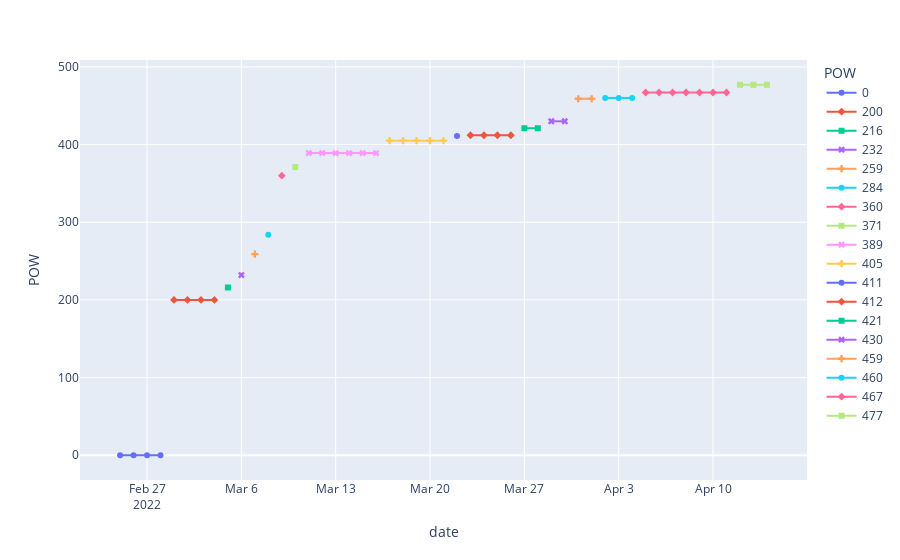

Here is the notebook cell this chart was saved with:
### Code cell
#
fig = px.line(ukraine, x='date', y='POW', color='POW', symbol="POW")

fig.show()

### Figure 1 — Plotly figure (JSON) as saved in the notebook; plotly's stock layout.template omitted (floating-point values rounded to 4 significant figures)
{"data": [{"hovertemplate": "POW=%{y}<br>date=%{x}<extra></extra>", "legendgroup": "0", "line": {"color": "#636efa", "dash": "solid"}, "marker": {"symbol": "circle"}, "mode": "lines+markers", "name": "0", "orientation": "v", "showlegend": true, "type": "scatter", "x": ["2022-02-25", "2022-02-26", "2022-02-27", "2022-02-28"], "xaxis": "x", "y": [0, 0, 0, 0], "yaxis": "y"}, {"hovertemplate": "POW=%{y}<br>date=%{x}<extra></extra>", "legendgroup": "200", "line": {"color": "#EF553B", "dash": "solid"}, "marker": {"symbol": "diamond"}, "mode": "lines+markers", "name": "200", "orientation": "v", "showlegend": true, "type": "scatter", "x": ["2022-03-01", "2022-03-02", "2022-03-03", "2022-03-04"], "xaxis": "x", "y": [200, 200, 200, 200], "yaxis": "y"}, {"hovertemplate": "POW=%{y}<br>date=%{x}<extra></extra>", "legendgroup": "216", "line": {"color": "#00cc96", "dash": "solid"}, "marker": {"symbol": "square"}, "mode": "lines+markers", "name": "216", "orientation": "v", "showlegend": true, "type": "scatter", "x": ["2022-03-05"], "xaxis": "x", "y": [216], "yaxis": "y"}, {"hovertemplate": "POW=%{y}<br>date=%{x}<extra></extra>", "legendgroup": "232", "line": {"color": "#ab63fa", "dash": "solid"}, "marker": {"symbol": "x"}, "mode": "lines+markers", "name": "232", "orientation": "v", "showlegend": true, "type": "scatter", "x": ["2022-03-06"], "xaxis": "x", "y": [232], "yaxis": "y"}, {"hovertemplate": "POW=%{y}<br>date=%{x}<extra></extra>", "legendgroup": "259", "line": {"color": "#FFA15A", "dash": "solid"}, "marker": {"symbol": "cross"}, "mode": "lines+markers", "name": "259", "orientation": "v", "showlegend": true, "type": "scatter", "x": ["2022-03-07"], "xaxis": "x", "y": [259], "yaxis": "y"}, {"hovertemplate": "POW=%{y}<br>date=%{x}<extra></extra>", "legendgroup": "284", "line": {"color": "#19d3f3", "dash": "solid"}, "marker": {"symbol": "circle"}, "mode": "lines+markers", "name": "284", "orientation": "v", "showlegend": true, "type": "scatter", "x": ["2022-03-08"], "xaxis": "x", "y": [284], "yaxis": "y"}, {"hovertemplate": "POW=%{y}<br>date=%{x}<extra></extra>", "legendgroup": "360", "line": {"color": "#FF6692", "dash": "solid"}, "marker": {"symbol": "diamond"}, "mode": "lines+markers", "name": "360", "orientation": "v", "showlegend": true, "type": "scatter", "x": ["2022-03-09"], "xaxis": "x", "y": [360], "yaxis": "y"}, {"hovertemplate": "POW=%{y}<br>date=%{x}<extra></extra>", "legendgroup": "371", "line": {"color": "#B6E880", "dash": "solid"}, "marker": {"symbol": "square"}, "mode": "lines+markers", "name": "371", "orientation": "v", "showlegend": true, "type": "scatter", "x": ["2022-03-10"], "xaxis": "x", "y": [371], "yaxis": "y"}, {"hovertemplate": "POW=%{y}<br>date=%{x}<extra></extra>", "legendgroup": "389", "line": {"color": "#FF97FF", "dash": "solid"}, "marker": {"symbol": "x"}, "mode": "lines+markers", "name": "389", "orientation": "v", "showlegend": true, "type": "scatter", "x": ["2022-03-11", "2022-03-12", "2022-03-13", "2022-03-14", "2022-03-15", "2022-03-16"], "xaxis": "x", "y": [389, 389, 389, 389, 389, 389], "yaxis": "y"}, {"hovertemplate": "POW=%{y}<br>date=%{x}<extra></extra>", "legendgroup": "405", "line": {"color": "#FECB52", "dash": "solid"}, "marker": {"symbol": "cross"}, "mode": "lines+markers", "name": "405", "orientation": "v", "showlegend": true, "type": "scatter", "x": ["2022-03-17", "2022-03-18", "2022-03-19", "2022-03-20", "2022-03-21"], "xaxis": "x", "y": [405, 405, 405, 405, 405], "yaxis": "y"}, {"hovertemplate": "POW=%{y}<br>date=%{x}<extra></extra>", "legendgroup": "411", "line": {"color": "#636efa", "dash": "solid"}, "marker": {"symbol": "circle"}, "mode": "lines+markers", "name": "411", "orientation": "v", "showlegend": true, "type": "scatter", "x": ["2022-03-22"], "xaxis": "x", "y": [411], "yaxis": "y"}, {"hovertemplate": "POW=%{y}<br>date=%{x}<extra></extra>", "legendgroup": "412", "line": {"color": "#EF553B", "dash": "solid"}, "marker": {"symbol": "diamond"}, "mode": "lines+markers", "name": "412", "orientation": "v", "showlegend": true, "type": "scatter", "x": ["2022-03-23", "2022-03-24", "2022-03-25", "2022-03-26"], "xaxis": "x", "y": [412, 412, 412, 412], "yaxis": "y"}, {"hovertemplate": "POW=%{y}<br>date=%{x}<extra></extra>", "legendgroup": "421", "line": {"color": "#00cc96", "dash": "solid"}, "marker": {"symbol": "square"}, "mode": "lines+markers", "name": "421", "orientation": "v", "showlegend": true, "type": "scatter", "x": ["2022-03-27", "2022-03-28"], "xaxis": "x", "y": [421, 421], "yaxis": "y"}, {"hovertemplate": "POW=%{y}<br>date=%{x}<extra></extra>", "legendgroup": "430", "line": {"color": "#ab63fa", "dash": "solid"}, "marker": {"symbol": "x"}, "mode": "lines+markers", "name": "430", "orientation": "v", "showlegend": true, "type": "scatter", "x": ["2022-03-29", "2022-03-30"], "xaxis": "x", "y": [430, 430], "yaxis": "y"}, {"hovertemplate": "POW=%{y}<br>date=%{x}<extra></extra>", "legendgroup": "459", "line": {"color": "#FFA15A", "dash": "solid"}, "marker": {"symbol": "cross"}, "mode": "lines+markers", "name": "459", "orientation": "v", "showlegend": true, "type": "scatter", "x": ["2022-03-31", "2022-04-01"], "xaxis": "x", "y": [459, 459], "yaxis": "y"}, {"hovertemplate": "POW=%{y}<br>date=%{x}<extra></extra>", "legendgroup": "460", "line": {"color": "#19d3f3", "dash": "solid"}, "marker": {"symbol": "circle"}, "mode": "lines+markers", "name": "460", "orientation": "v", "showlegend": true, "type": "scatter", "x": ["2022-04-02", "2022-04-03", "2022-04-04"], "xaxis": "x", "y": [460, 460, 460], "yaxis": "y"}, {"hovertemplate": "POW=%{y}<br>date=%{x}<extra></extra>", "legendgroup": "467", "line": {"color": "#FF6692", "dash": "solid"}, "marker": {"symbol": "diamond"}, "mode": "lines+markers", "name": "467", "orientation": "v", "showlegend": true, "type": "scatter", "x": ["2022-04-05", "2022-04-06", "2022-04-07", "2022-04-08", "2022-04-09", "2022-04-10", "2022-04-11"], "xaxis": "x", "y": [467, 467, 467, 467, 467, 467, 467], "yaxis": "y"}, {"hovertemplate": "POW=%{y}<br>date=%{x}<extra></extra>", "legendgroup": "477", "line": {"color": "#B6E880", "dash": "solid"}, "marker": {"symbol": "square"}, "mode": "lines+markers", "name": "477", "orientation": "v", "showlegend": true, "type": "scatter", "x": ["2022-04-12", "2022-04-13", "2022-04-14"], "xaxis": "x", "y": [477, 477, 477], "yaxis": "y"}], "layout": {"legend": {"title": {"text": "POW"}, "tracegroupgap": 0}, "margin": {"t": 60}, "xaxis": {"anchor": "y", "domain": [0, 1], "title": {"text": "date"}}, "yaxis": {"anchor": "x", "categoryarray": [477, 467, 460, 459, 430, 421, 412, 411, 405, 389, 371, 360, 284, 259, 232, 216, 200, 0], "categoryorder": "array", "domain": [0, 1], "title": {"text": "POW"}}}}
